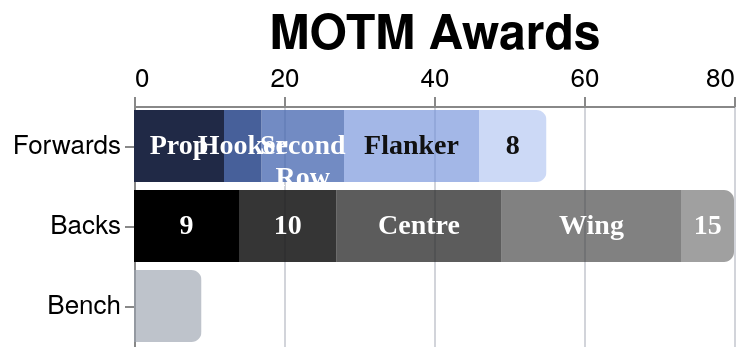

Here is the Vega-Lite specification saved for this chart:
### Vega-Lite specification from a JSON file in a GitHub repository (floating-point values rounded to 4 significant figures; data arrays with more than 128 entries replaced by an {"elided": "..."} marker saying what was removed)
{"config": {"axis": {"labelFont": "PT Sans Narrow, Helvetica Neue, Helvetica, Arial, sans-serif", "titleFont": "PT Sans Narrow, Helvetica Neue, Helvetica, Arial, sans-serif", "labelFontSize": 13, "titleFontSize": 24, "gridColor": "#202947", "gridOpacity": 0.2, "zindex": 1}, "text": {"font": "Lato, sans-serif"}, "bar": {"cornerRadiusEnd": 5}, "header": {"labelFont": "PT Sans Narrow, Helvetica Neue, Helvetica, Arial, sans-serif", "titleFont": "PT Sans Narrow, Helvetica Neue, Helvetica, Arial, sans-serif", "labelFontSize": 24, "titleFontSize": 28, "labelFontWeight": "bold", "orient": "left"}, "legend": {"labelFont": "PT Sans Narrow, Helvetica Neue, Helvetica, Arial, sans-serif", "titleFont": "PT Sans Narrow, Helvetica Neue, Helvetica, Arial, sans-serif", "labelFontSize": 14, "titleFontSize": 16, "titlePadding": 5, "fillColor": "white", "strokeColor": "black", "padding": 10, "titleFontWeight": "lighter", "titleFontStyle": "italic", "titleColor": "gray", "offset": 10}, "title": {"font": "PT Sans Narrow, Helvetica Neue, Helvetica, Arial, sans-serif", "fontSize": 48, "fontWeight": "bold", "anchor": "start", "align": "center", "titlePadding": 20, "subtitlePadding": 10, "subtitleFontSize": 13, "subtitleColor": "", "subtitleFontStyle": "italic", "offset": 15, "color": "black"}, "axisX": {"labelAngle": 0}, "facet": {"title": null, "header": null, "align": {"row": "each", "column": "each"}, "spacing": 10}, "resolve": {"scale": {"y": "independent", "facet": "independent"}}, "background": "transparent", "scale": {"offsetBandPaddingOuter": 0.2, "offsetBandPaddingInner": 0.1}, "view": {"stroke": null, "background": "transparent"}}, "layer": [{"mark": {"type": "bar", "strokeWidth": 0.8}, "encoding": {"color": {"field": "segment_color", "legend": null, "scale": null, "type": "nominal"}, "opacity": {"field": "position_opacity", "legend": null, "scale": null, "type": "quantitative"}, "order": {"field": "position_sort", "sort": "ascending", "type": "quantitative"}, "tooltip": [{"field": "unit", "title": "Unit", "type": "nominal"}, {"field": "position", "title": "Position", "type": "nominal"}, {"field": "motm_awards", "title": "MOTM Awards", "type": "quantitative"}, {"field": "unit_total", "title": "Unit Total", "type": "quantitative"}, {"field": "segment_share", "format": ".0%", "title": "Share", "type": "quantitative"}], "x": {"axis": {"format": ".0f", "orient": "top", "tickCount": 3, "title": "MOTM Awards"}, "field": "motm_awards", "type": "quantitative"}, "y": {"field": "unit", "sort": ["Forwards", "Backs", "Bench"], "title": null, "type": "nominal"}}, "transform": [{"filter": "length(seasonParam) === 0 || indexof(seasonParam, datum.season) >= 0"}, {"filter": "length(gameTypesParam) === 0 || indexof(gameTypesParam, datum.game_type) >= 0"}, {"filter": "squadParam === \"All\" || datum.squad === squadParam"}, {"aggregate": [{"op": "sum", "field": "motm_awards", "as": "motm_awards"}, {"op": "min", "field": "position_sort", "as": "position_sort"}, {"op": "max", "field": "position_opacity", "as": "position_opacity"}, {"op": "max", "field": "label_color", "as": "label_color"}], "groupby": ["unit", "unit_sort", "position"]}, {"joinaggregate": [{"op": "sum", "field": "motm_awards", "as": "unit_total"}], "groupby": ["unit"]}, {"calculate": "datum.unit_total > 0 ? datum.motm_awards / datum.unit_total : 0", "as": "segment_share"}, {"calculate": "datum.unit === 'Forwards' ? (datum.position === 'Prop' ? '#202946' :  datum.position === 'Hooker' ? '#2e4b8c' :  datum.position === 'Second Row' ? '#4667b0' :  datum.position === 'Flanker' ? '#6f8fda' : '#9eb6ee') : datum.unit === 'Backs' ? (datum.position === 'Scrum Half' ? 'black' :  datum.position === 'Fly Half' ? '#1a1a1a' :  datum.position === 'Centre' ? '#2a2a2a' :  datum.position === 'Wing' ? '#3a3a3a' : '#4a4a4a') : '#9ca3af'", "as": "segment_color"}, {"filter": "datum.motm_awards > 0"}]}, {"mark": {"type": "text", "align": "center", "baseline": "middle", "font": "PT Sans Narrow", "fontSize": 14, "fontWeight": "bold", "lineBreak": "\n"}, "encoding": {"color": {"field": "label_color", "legend": null, "scale": null, "type": "nominal"}, "opacity": {"condition": {"test": "datum.unit !== 'Bench' && (datum.motm_awards >= 2 || datum.segment_share >= 0.16)", "value": 1}, "value": 0}, "text": {"condition": {"test": "datum.unit !== 'Bench' && (datum.motm_awards >= 2 || datum.segment_share >= 0.16)", "field": "position_label_display", "type": "nominal"}, "value": ""}, "x": {"field": "x_mid", "type": "quantitative"}, "y": {"field": "unit", "sort": ["Forwards", "Backs", "Bench"], "title": null, "type": "nominal"}}, "transform": [{"filter": "length(seasonParam) === 0 || indexof(seasonParam, datum.season) >= 0"}, {"filter": "length(gameTypesParam) === 0 || indexof(gameTypesParam, datum.game_type) >= 0"}, {"filter": "squadParam === \"All\" || datum.squad === squadParam"}, {"aggregate": [{"op": "sum", "field": "motm_awards", "as": "motm_awards"}, {"op": "min", "field": "position_sort", "as": "position_sort"}, {"op": "max", "field": "position_opacity", "as": "position_opacity"}, {"op": "max", "field": "label_color", "as": "label_color"}], "groupby": ["unit", "unit_sort", "position"]}, {"joinaggregate": [{"op": "sum", "field": "motm_awards", "as": "unit_total"}], "groupby": ["unit"]}, {"calculate": "datum.unit_total > 0 ? datum.motm_awards / datum.unit_total : 0", "as": "segment_share"}, {"calculate": "datum.unit === 'Forwards' ? (datum.position === 'Prop' ? '#202946' :  datum.position === 'Hooker' ? '#2e4b8c' :  datum.position === 'Second Row' ? '#4667b0' :  datum.position === 'Flanker' ? '#6f8fda' : '#9eb6ee') : datum.unit === 'Backs' ? (datum.position === 'Scrum Half' ? 'black' :  datum.position === 'Fly Half' ? '#1a1a1a' :  datum.position === 'Centre' ? '#2a2a2a' :  datum.position === 'Wing' ? '#3a3a3a' : '#4a4a4a') : '#9ca3af'", "as": "segment_color"}, {"filter": "datum.motm_awards > 0"}, {"groupby": ["unit"], "stack": "motm_awards", "sort": [{"field": "position_sort", "order": "ascending"}], "as": ["x0", "x1"]}, {"calculate": "(datum.x0 + datum.x1) / 2", "as": "x_mid"}, {"calculate": "datum.position === 'Second Row' ? 'Second\\nRow' : datum.position === 'Number 8' ? 'No.\\n8' : datum.position === 'Scrum Half' ? 'Scrum\\nHalf' : datum.position === 'Fly Half' ? 'Fly\\nHalf' : datum.position === 'Full Back' ? 'Full\\nBack' : datum.position", "as": "position_label_multiline"}, {"calculate": "datum.position === 'Second Row' ? 'Lock' : datum.position === 'Number 8' ? '8' : datum.position === 'Scrum Half' ? '9' : datum.position === 'Fly Half' ? '10' : datum.position === 'Full Back' ? '15' : datum.position", "as": "position_label_compact"}, {"calculate": "(datum.segment_share < 0.2 || datum.motm_awards < 4) ? datum.position_label_compact : datum.position_label_multiline", "as": "position_label_display"}]}], "data": {"name": "data-f0b6111222e029b1bff7706954decb41"}, "height": {"step": 40}, "params": [{"name": "seasonParam", "value": []}, {"name": "gameTypesParam", "value": []}, {"name": "squadParam", "value": "All"}], "width": 300, "$schema": "https://vega.github.io/schema/vega-lite/v5.20.1.json", "datasets": {"data-f0b6111222e029b1bff7706954decb41": {"elided": "132 records"}}}
